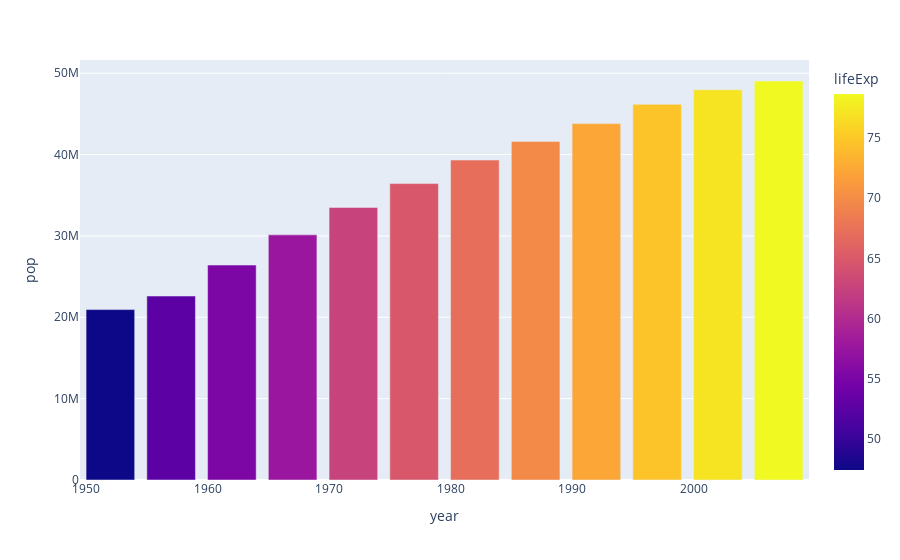

Notebook source saved alongside this figure:
### Code cell
gapminder_korea = gap_minder.query("country == 'Korea, Rep.'")
gapminder_korea

fig = px.bar(
    gapminder_korea,
    x = 'year',
    y = 'pop',
    hover_data=['lifeExp', 'gdpPercap'],
    color = 'lifeExp',
)
fig.show()

### Figure 1 — Plotly figure (JSON) as saved in the notebook; plotly's stock layout.template omitted (floating-point values rounded to 4 significant figures)
{"data": [{"alignmentgroup": "True", "customdata": [[47.45, 1031.0], [52.68, 1488.0], [55.29, 1536.0], [57.72, 2029.0], [62.61, 3031.0], [64.77, 4657.0], [67.12, 5623.0], [69.81, 8533.0], [72.24, 12100.0], [74.65, 15990.0], [77.05, 19230.0], [78.62, 23350.0]], "hovertemplate": "year=%{x}<br>pop=%{y}<br>lifeExp=%{marker.color}<br>gdpPercap=%{customdata[1]}<extra></extra>", "legendgroup": "", "marker": {"color": [47.45, 52.68, 55.29, 57.72, 62.61, 64.77, 67.12, 69.81, 72.24, 74.65, 77.05, 78.62], "coloraxis": "coloraxis", "pattern": {"shape": ""}}, "name": "", "offsetgroup": "", "orientation": "v", "showlegend": false, "textposition": "auto", "x": [1952, 1957, 1962, 1967, 1972, 1977, 1982, 1987, 1992, 1997, 2002, 2007], "xaxis": "x", "y": [20947571, 22611552, 26420307, 30131000, 33505000, 36436000, 39326000, 41622000, 43805450, 46173816, 47969150, 49044790], "yaxis": "y", "type": "bar"}], "layout": {"xaxis": {"anchor": "y", "domain": [0.0, 1.0], "title": {"text": "year"}}, "yaxis": {"anchor": "x", "domain": [0.0, 1.0], "title": {"text": "pop"}}, "coloraxis": {"colorbar": {"title": {"text": "lifeExp"}}, "colorscale": [[0.0, "#0d0887"], [0.1111, "#46039f"], [0.2222, "#7201a8"], [0.3333, "#9c179e"], [0.4444, "#bd3786"], [0.5556, "#d8576b"], [0.6667, "#ed7953"], [0.7778, "#fb9f3a"], [0.8889, "#fdca26"], [1.0, "#f0f921"]]}, "legend": {"tracegroupgap": 0}, "margin": {"t": 60}, "barmode": "relative"}}
